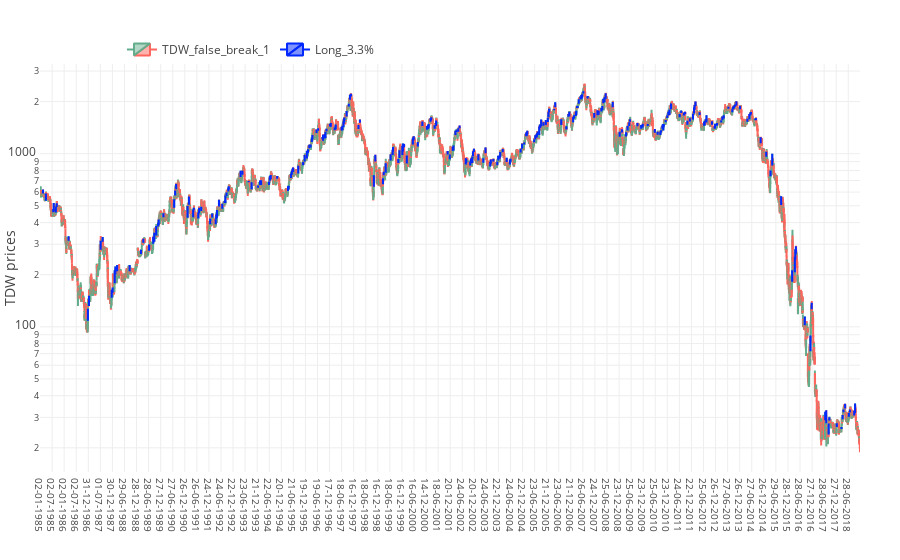

The code cell stored with this chart in its notebook:
### Code cell
plot_signal(vol_df, signal_name = 'false_break_1')

### Figure 1 — Plotly figure (JSON) as saved in the notebook; plotly's stock layout.template omitted (floating-point values rounded to 4 significant figures; data arrays with more than 128 entries replaced by an {"elided": "..."} marker saying what was removed)
{"data": [{"close": {"elided": "8565 float values"}, "high": {"elided": "8565 float values"}, "low": {"elided": "8565 float values"}, "name": "TDW_false_break_1", "opacity": 0.8, "open": {"elided": "8565 float values"}, "type": "candlestick", "uid": "47bd36fe-eb72-402f-81c9-7365c0c0eff7", "x": {"elided": "8565 str values"}, "yaxis": "y2"}, {"close": {"elided": "283 float values"}, "decreasing": {"line": {"color": "#0028FF"}}, "high": {"elided": "283 float values"}, "hoverinfo": "none", "increasing": {"line": {"color": "#0028FF"}}, "low": {"elided": "283 float values"}, "name": "Long_3.3%", "open": {"elided": "283 float values"}, "type": "candlestick", "uid": "9d522779-a21b-4546-8a72-5fc6354f0941", "x": {"elided": "283 str values"}, "yaxis": "y2"}], "layout": {"legend": {"orientation": "h", "x": 0.1, "y": 0.95, "yanchor": "bottom"}, "margin": {"b": 40, "l": 40, "r": 40, "t": 40}, "xaxis": {"rangeselector": {"visible": true}, "rangeslider": {"visible": false}, "tickfont": {"size": 10}, "type": "category"}, "yaxis": {"autorange": true, "domain": [0, 0.2], "showticklabels": false, "type": "log"}, "yaxis2": {"autorange": true, "domain": [0.1, 0.95], "title": {"text": "TDW prices"}, "type": "log"}}}
